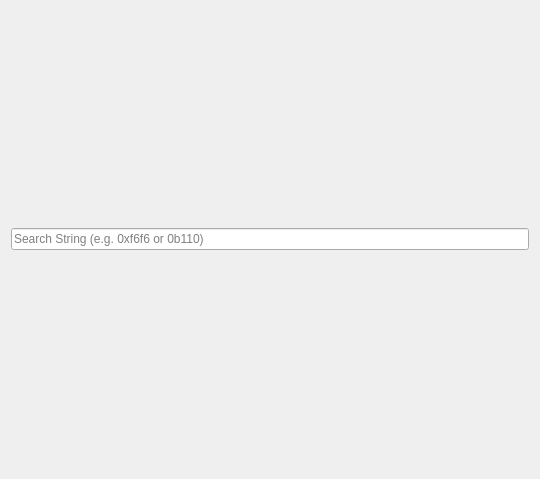
<?xml version="1.0" encoding="UTF-8"?>
<ui version="4.0">
 <class>FindAnalyzer</class>
 <widget class="QWidget" name="FindAnalyzer">
  <property name="geometry">
   <rect>
    <x>0</x>
    <y>0</y>
    <width>540</width>
    <height>479</height>
   </rect>
  </property>
  <property name="windowTitle">
   <string>Form</string>
  </property>
  <layout class="QVBoxLayout" name="verticalLayout">
   <item>
    <widget class="QLineEdit" name="le_searchString">
     <property name="placeholderText">
      <string>Search String (e.g. 0xf6f6 or 0b110)</string>
     </property>
    </widget>
   </item>
  </layout>
 </widget>
 <resources/>
 <connections/>
</ui>
